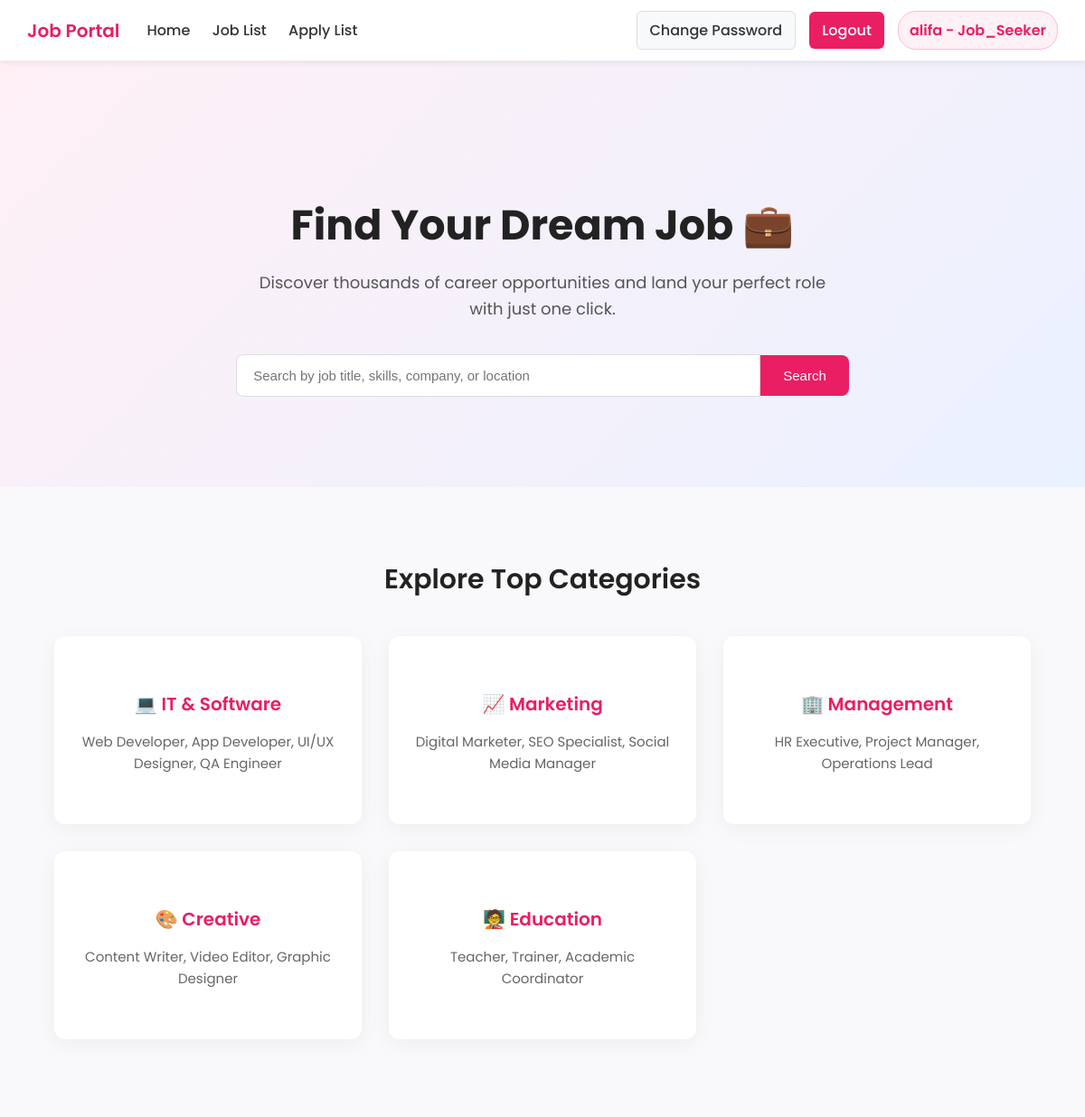
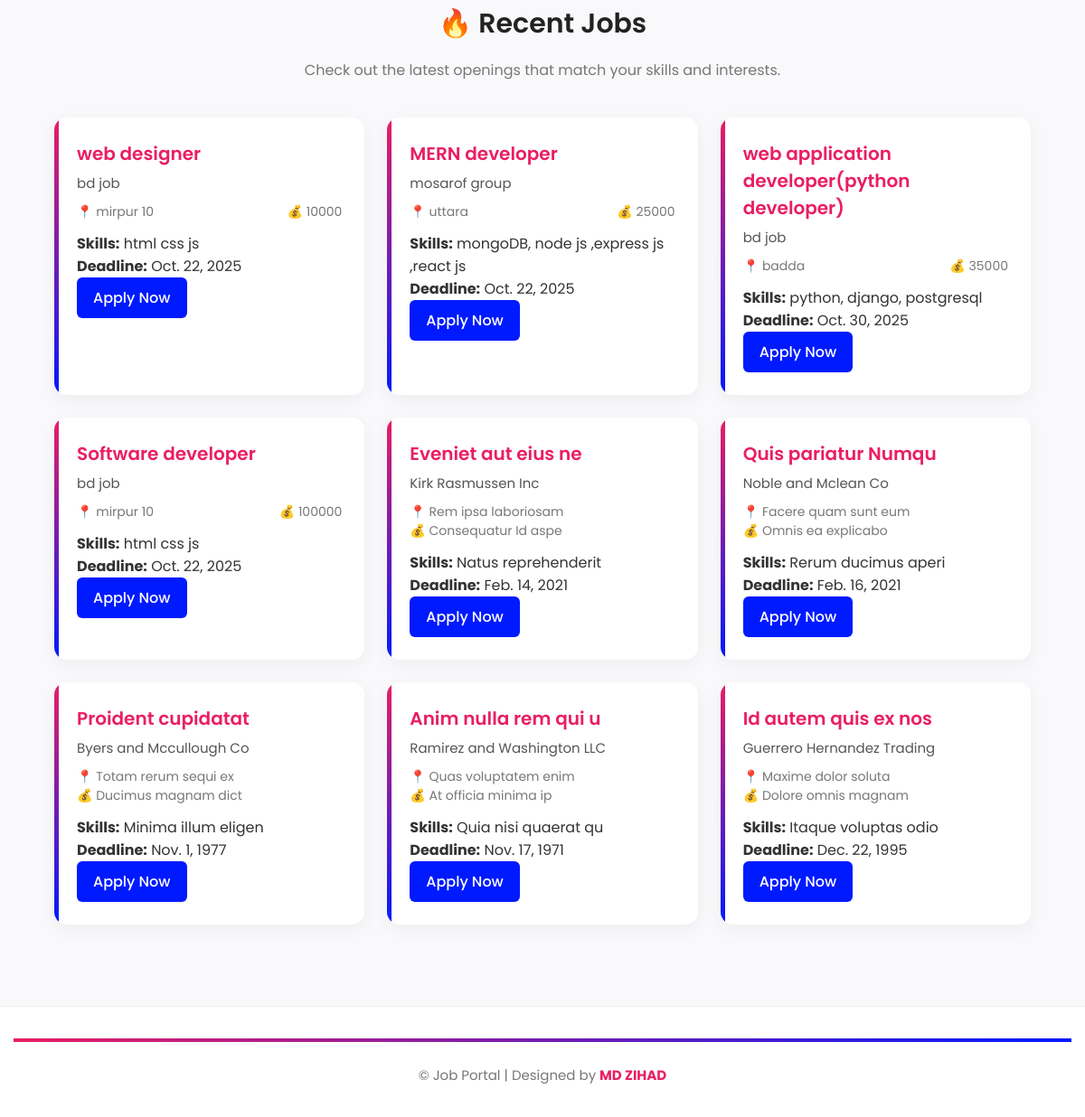
The app's page /homePage/ (signed in) with its own data (2 pictures, top to bottom).
### job/models.py (models this page shows, shortened)
class UserModel(AbstractUser):
    ROLES=[
        ('Employee','Employee'),
        ('Job_Seeker','Job_Seeker'),
    ]
    full_name=models.CharField(max_length=100,null=True)
    roles=models.CharField(choices=ROLES, max_length=100,null=True)
    def __str__(self):
        return self.username

class  jobModel(models.Model):
    posted_by=models.ForeignKey(employeeModel,null=True, on_delete=models.CASCADE)
    Job_title=models.CharField(max_length=100,null=True)
    company_name=models.CharField(max_length=100,null=True)
    location=models.CharField(max_length=300,null=True)
    description=models.TextField(null=True)
    skills_required=models.CharField(max_length=200,null=True)
    salary=models.CharField(max_length=100,null=True)
    application_deadline=models.DateField(null=True)

### job/views.py (the view)
# urls.py: path('homePage/',homePage,name='homePage'),
@login_required
def homePage(request):
    if request.user.roles == 'Employee':
        employee = employeeModel.objects.get(employee=request.user)
        jobs = jobModel.objects.filter(posted_by=employee)
    else:
        jobs = jobModel.objects.all()
    query = request.GET.get('q')
    if query:
        jobs = jobs.filter(
            Job_title__icontains=query) or jobs.filter(company_name__icontains=query) or jobs.filter(
            location__icontains=query) or jobs.filter(skills_required__icontains=query)
    return render (request,'master/base.html',{'jobs':jobs, 'query': query})

### template/master/base.html (shortened to what this page needs)
<!DOCTYPE html>
<html lang="bn">
<head>
</head>
<body>
  {% include 'master/nav.html' %}
{% block body %}
  <section class="hero">
    <h1>Find Your Dream Job 💼</h1>
    <p>Discover thousands of career opportunities and land your perfect role with just one click.</p>
    <form method="GET" action="">
      <div class="search-area">
        <input type="text" name="q" value="{{ query|default:'' }}" placeholder="Search by job title, skills, company, or location" class="search-box">
        <button type="submit" class="search-btn">Search</button>
      </div>
    </form>
  </section>
  <section class="categories">
    <h2>Explore Top Categories</h2>
    <div class="category-grid">
      <div class="category-card">
        <h3>💻 IT & Software</h3>
        <p>Web Developer, App Developer, UI/UX Designer, QA Engineer</p>
      </div>
      <div class="category-card">
        <h3>📈 Marketing</h3>
        <p>Digital Marketer, SEO Specialist, Social Media Manager</p>
      </div>
      <div class="category-card">
        <h3>🏢 Management</h3>
        <p>HR Executive, Project Manager, Operations Lead</p>
      </div>
      <div class="category-card">
        <h3>🎨 Creative</h3>
        <p>Content Writer, Video Editor, Graphic Designer</p>
      </div>
      <div class="category-card">
        <h3>🧑‍🏫 Education</h3>
        <p>Teacher, Trainer, Academic Coordinator</p>
      </div>
    </div>
  </section>
  <section class="job-section">
    <h2>🔥 Recent Jobs</h2>
    <p>Check out the latest openings that match your skills and interests.</p>
    <div class="job-grid">
      {% for i in jobs %}
      <div class="job-card">
        <div class="job-title">{{ i.Job_title }}</div>
        <div class="company">{{ i.company_name }}</div>
        <div class="details">
          <span>📍 {{ i.location }}</span>
          <span>💰 {{ i.salary|default:"Not disclosed" }}</span>
        </div>
        <div><strong>Skills:</strong> {{ i.skills_required }}</div>
        <div><strong>Deadline:</strong> {{ i.application_deadline }}</div>
        {% if request.user.roles == 'Job_Seeker' %}
          <a href="{% url 'applyAdd' i.id %}" class="apply-btn">Apply Now</a>
        {% endif %}
      </div>
      {% empty %}
      <p>No jobs found.</p>
      {% endfor %}
    </div>
  </section>
  <footer>
    &copy; {{ now|date:"Y" }} Job Portal | Designed by <strong>MD ZIHAD</strong>
  </footer>
{% endblock body %}
</body>
</html>

### template/master/nav.html (shortened to what this page needs)
  <div class="navbar">
    <div class="navbar-left">
      <div class="logo">Job Portal</div>
      <div class="nav-links">
        {% if request.user.roles %}
        <a href="{% url 'homePage' %}">Home</a>
        {% else %}
        <a href="{% url 'homePage2' %}">Home</a>
        {% endif %}
        <a href="{% url 'jobPostPage' %}">Job List</a>
        <a href="{% url 'applyList' %}">Apply List</a>
      </div>
    </div>
    <div class="navbar-right">
      {% if request.user.roles %}
      <a href="{% url 'changePass' %}" class="btn btn-change">Change Password</a>
      <a href="{% url 'logoutPage' %}" class="btn btn-login">Logout</a>
      <div class="profile">{{ request.user }} - {{ request.user.roles }}</div>
      {% else %}
      <a href="{% url 'loginPage' %}" class="btn btn-login">Login</a>
      <a href="{% url 'registerPage' %}" class="btn btn-register">Register</a>
      {% endif %}
    </div>
  </div>

### template/master/base.html (style rules this page uses)
* { box-sizing: border-box; transition: all 0.3s ease; }
body { margin: 0; font-family: "Poppins", sans-serif; background-color: #f9f9fb; color: #333; }
a { text-decoration: none; }
.navbar { background-color: #ffffff; box-shadow: 0 2px 8px rgba(0,0,0,0.08); padding: 12px 30px; display: flex; align-items: center; justify-content: space-between; position: sticky; top: 0; z-index: 100; }
.navbar-left { display: flex; align-items: center; gap: 30px; }
.logo { font-size: 20px; font-weight: 600; color: #e91e63; }
.nav-links a { text-decoration: none; color: #333; font-weight: 500; margin-right: 20px; transition: color 0.3s; }
.navbar-right { display: flex; align-items: center; gap: 15px; }
.btn { text-decoration: none; padding: 8px 14px; border-radius: 6px; font-weight: 500; transition: all 0.3s ease; }
.btn-change { background-color: #f8f9fb; color: #333; border: 1px solid #ddd; }
.btn-login, .btn-register { background-color: #e91e63; color: #fff; border: none; }
.profile { display: flex; align-items: center; background-color: #fff0f5; color: #e91e63; font-weight: 600; padding: 8px 12px; border-radius: 20px; border: 1px solid #f3c0d1; cursor: pointer; transition: all 0.3s ease; }
.hero { background: linear-gradient(135deg, #fff0f6, #eaf1ff); text-align: center; padding: 110px 20px 100px; position: relative; overflow: hidden; }
.hero h1 { font-size: 46px; color: #222; margin-bottom: 15px; font-weight: 700; position: relative; }
.hero p { color: #555; font-size: 18px; max-width: 650px; margin: 0 auto 35px; line-height: 1.6; }
.search-area { display: flex; justify-content: center; align-items: center; gap: 0; }
.search-box { width: 50%; padding: 14px 18px; border: 1px solid #ddd; border-radius: 8px 0 0 8px; font-size: 15px; outline: none; }
.search-btn { padding: 14px 25px; border: none; background-color: #e91e63; color: white; font-size: 15px; border-radius: 0 8px 8px 0; cursor: pointer; font-weight: 500; }
.categories { width: 90%; margin: 80px auto; text-align: center; }
.categories h2 { font-size: 30px; color: #222; margin-bottom: 40px; font-weight: 600; position: relative; }
.category-grid { display: grid; grid-template-columns: repeat(auto-fit, minmax(250px, 1fr)); gap: 30px; }
.category-card { background: #fff; border-radius: 12px; padding: 40px 25px; box-shadow: 0 5px 25px rgba(0,0,0,0.05); cursor: pointer; transform: translateY(0); transition: 0.4s; }
.category-card h3 { color: #e91e63; margin-bottom: 10px; font-size: 20px; font-weight: 600; }
.category-card p { color: #666; font-size: 15px; line-height: 1.6; }
.job-section { width: 90%; margin: 90px auto; text-align: center; }
.job-section h2 { font-size: 30px; color: #222; margin-bottom: 12px; font-weight: 600; }
.job-section p { color: #777; margin-bottom: 40px; }
.job-grid { display: grid; grid-template-columns: repeat(auto-fit, minmax(340px, 1fr)); gap: 25px; }
.job-card { background: #fff; border-radius: 14px; box-shadow: 0 5px 20px rgba(0,0,0,0.05); padding: 25px; text-align: left; position: relative; overflow: hidden; }
.job-card::after { content: ""; position: absolute; top: 0; left: 0; width: 5px; height: 100%; background: linear-gradient(180deg, #e91e63, #001aff); }
.job-title { font-size: 20px; font-weight: 600; color: #e91e63; margin-bottom: 6px; }
.company { color: #555; font-size: 15px; margin-bottom: 10px; }
.details { display: flex; justify-content: space-between; flex-wrap: wrap; color: #777; font-size: 14px; margin-bottom: 12px; }
.apply-btn { background: #001aff; color: #fff; padding: 10px 18px; border-radius: 6px; text-decoration: none; font-weight: 500; display: inline-block; }
footer { background-color: #fff; text-align: center; padding: 35px 15px; border-top: 1px solid #eee; color: #777; font-size: 15px; margin-top: 60px; }
footer strong { color: #e91e63; }
footer::before { content: ""; display: block; height: 4px; width: 100%; background: linear-gradient(90deg, #e91e63, #001aff); margin-bottom: 25px; }

### records on screen
UserModel: user "alifa", user.roles "Job_Seeker"
jobModel: Job_title "web designer", company_name "bd job", location "mirpur 10", salary "10000", skills_required "html css js", application_deadline "Oct. 22, 2025"
jobModel: Job_title "MERN developer", company_name "mosarof group", location "uttara", salary "25000", skills_required "mongoDB, node js ,express js ,react js", application_deadline "Oct. 22, 2025"
jobModel: Job_title "web application developer(python developer)", company_name "bd job", location "badda", salary "35000", skills_required "python, django, postgresql", application_deadline "Oct. 30, 2025"
jobModel: Job_title "Software developer", company_name "bd job", location "mirpur 10", salary "100000", skills_required "html css js", application_deadline "Oct. 22, 2025"
jobModel: Job_title "Eveniet aut eius ne", company_name "Kirk Rasmussen Inc", location "Rem ipsa laboriosam", salary "Consequatur Id aspe", skills_required "Natus reprehenderit", application_deadline "Feb. 14, 2021"
jobModel: Job_title "Quis pariatur Numqu", company_name "Noble and Mclean Co", location "Facere quam sunt eum", salary "Omnis ea explicabo", skills_required "Rerum ducimus aperi", application_deadline "Feb. 16, 2021"
jobModel: Job_title "Proident cupidatat", company_name "Byers and Mccullough Co", location "Totam rerum sequi ex", salary "Ducimus magnam dict", skills_required "Minima illum eligen", application_deadline "Nov. 1, 1977"
jobModel: Job_title "Anim nulla rem qui u", company_name "Ramirez and Washington LLC", location "Quas voluptatem enim", salary "At officia minima ip", skills_required "Quia nisi quaerat qu", application_deadline "Nov. 17, 1971"
jobModel: Job_title "Id autem quis ex nos", company_name "Guerrero Hernandez Trading", location "Maxime dolor soluta", salary "Dolore omnis magnam", skills_required "Itaque voluptas odio", application_deadline "Dec. 22, 1995"
